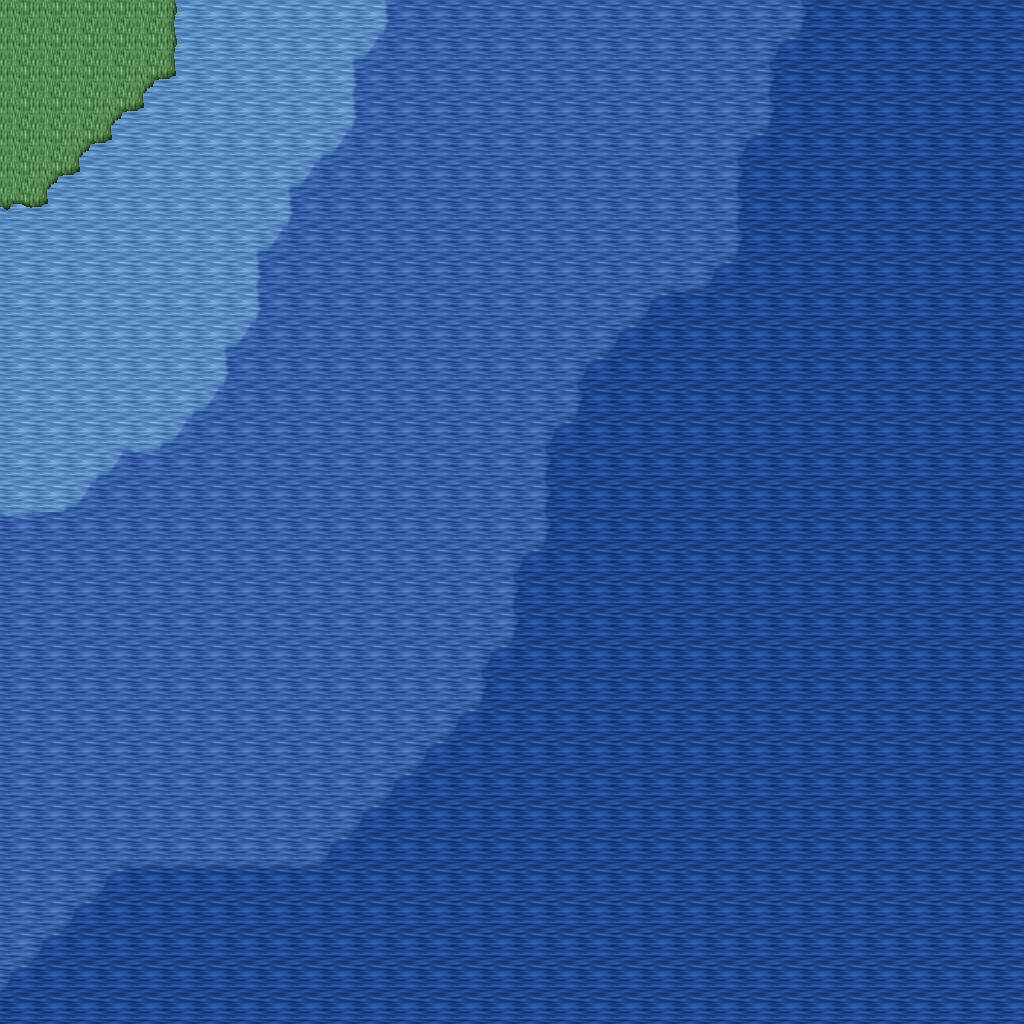

This game map was drawn from its Tiled (.tmx) file and the tilesets committed beside it. A one-line description and the trimmed map source follow:
An orthogonal 32x32 tile map with 32x32 px tiles, 5 tile layers (Ground, Objects, Objects2, Above, ...), 1 hidden layer not drawn, 10 tilesets.

<map version="1.10" tiledversion="1.11.0" orientation="orthogonal" renderorder="right-down" width="32" height="32" tilewidth="32" tileheight="32" infinite="0" nextlayerid="11" nextobjectid="1">
 <tileset firstgid="1" name="ground_ground" tilewidth="32" tileheight="32" tilecount="33" columns="3">
  <image source="../drawable/ground_ground.png" width="96" height="352" />
 </tileset>
 <tileset firstgid="34" name="ground_grass_edges" tilewidth="32" tileheight="32" tilecount="36" columns="12">
  <image source="../drawable/ground_grass_edges.png" width="384" height="96" />
 </tileset>
 <tileset firstgid="70" name="ground_water_pool" tilewidth="32" tileheight="32" tilecount="72" columns="3">
  <image source="../drawable/ground_water_pool.png" width="96" height="768" />
 </tileset>
 <tileset firstgid="142" name="ground_grass_corners" tilewidth="32" tileheight="32" tilecount="24" columns="6">
  <image source="../drawable/ground_grass_corners.png" width="192" height="128" />
 </tileset>
 <tileset firstgid="166" name="plant_grasses" tilewidth="32" tileheight="32" tilecount="6" columns="3">
  <image source="../drawable/plant_grasses.png" width="96" height="64" />
 </tileset>
 <tileset firstgid="172" name="plant_flower_daisy_red" tilewidth="32" tileheight="32" tilecount="8" columns="2">
  <image source="../drawable/plant_flower_daisy_red.png" width="64" height="128" />
 </tileset>
 <tileset firstgid="180" name="plant_flower_daisy_blue" tilewidth="32" tileheight="32" tilecount="8" columns="2">
  <image source="../drawable/plant_flower_daisy_blue.png" width="64" height="128" />
 </tileset>
 <tileset firstgid="188" name="item_corpse_huge_animal" tilewidth="32" tileheight="32" tilecount="16" columns="2">
  <image source="../drawable/item_corpse_huge_animal.png" width="64" height="256" />
 </tileset>
 <tileset firstgid="204" name="logic_collision" tilewidth="32" tileheight="32" tilecount="1" columns="1">
  <image source="../drawable/logic_collision.png" width="32" height="32" />
 </tileset>
 <tileset firstgid="205" name="ground_water_pool_deep" tilewidth="32" tileheight="32" tilecount="72" columns="3">
  <image source="../drawable/ground_water_pool_deep.png" width="96" height="768" />
 </tileset>
 <layer id="1" name="Ground" width="32" height="32">
  <data>[1024 cells, 1024 non-empty, 7 distinct tile ids]</data>
 </layer>
 <layer id="2" name="Objects" width="32" height="32">
  <data>[1024 cells, 30 non-empty, 7 distinct tile ids]</data>
 </layer>
 <layer id="3" name="Objects2" width="32" height="32">
  <data>[1024 cells, 0 non-empty, 0 distinct tile ids]</data>
 </layer>
 <layer id="4" name="Above" width="32" height="32">
  <data>[1024 cells, 0 non-empty, 0 distinct tile ids]</data>
 </layer>
 <layer id="5" name="Above2" width="32" height="32">
  <data>[1024 cells, 0 non-empty, 0 distinct tile ids]</data>
 </layer>
 <layer id="6" name="Walkable" width="32" height="32" visible="0">
  <data>[1024 cells, 897 non-empty, 1 distinct tile ids]</data>
 </layer>
 <objectgroup id="7" name="Mapevents" />
 <objectgroup id="8" name="Spawn" />
 <objectgroup id="9" name="Keys" />
 <objectgroup id="10" name="Replace" />
</map>
